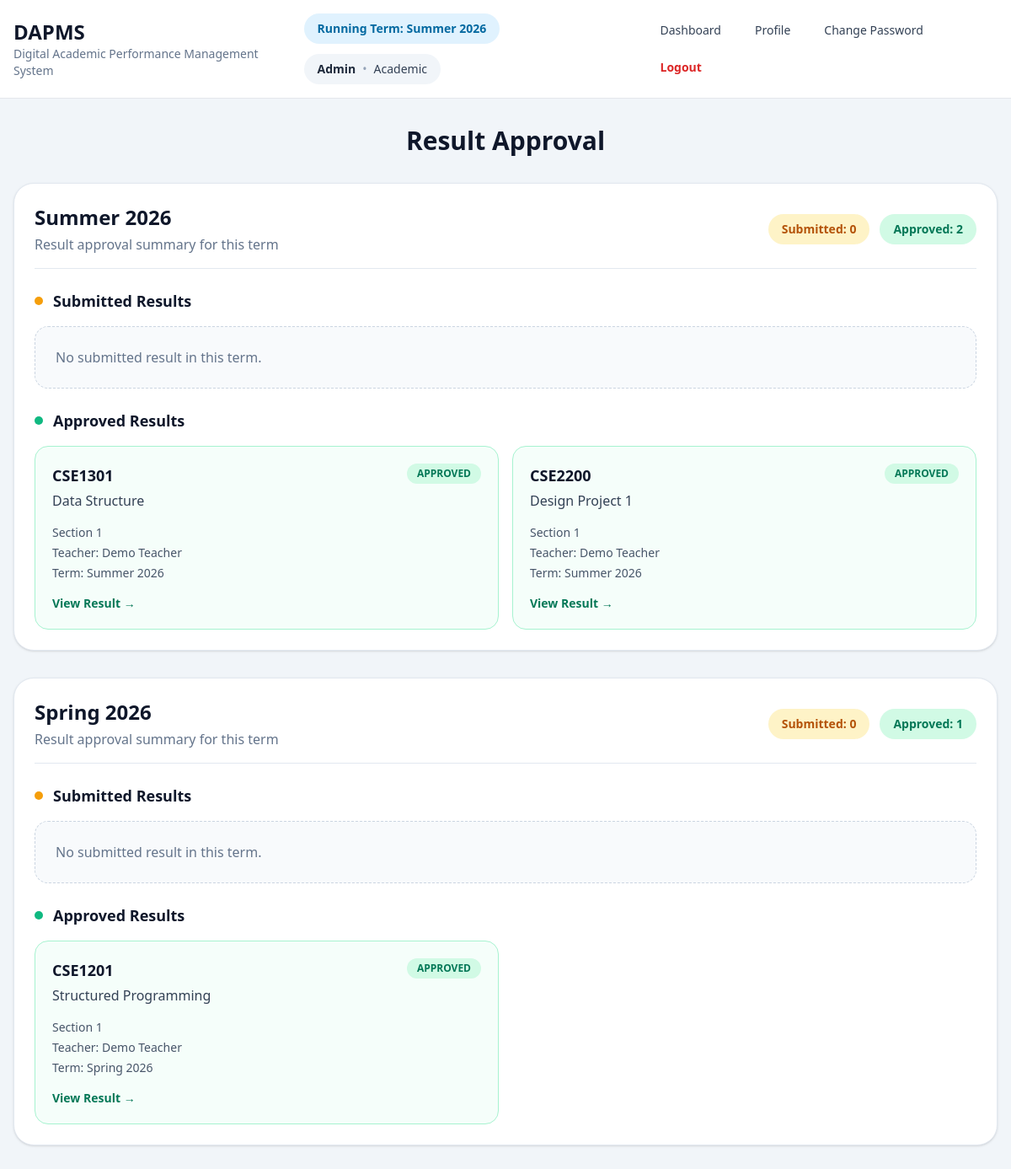
The page /admin/results (signed in) on the database as committed earlier.
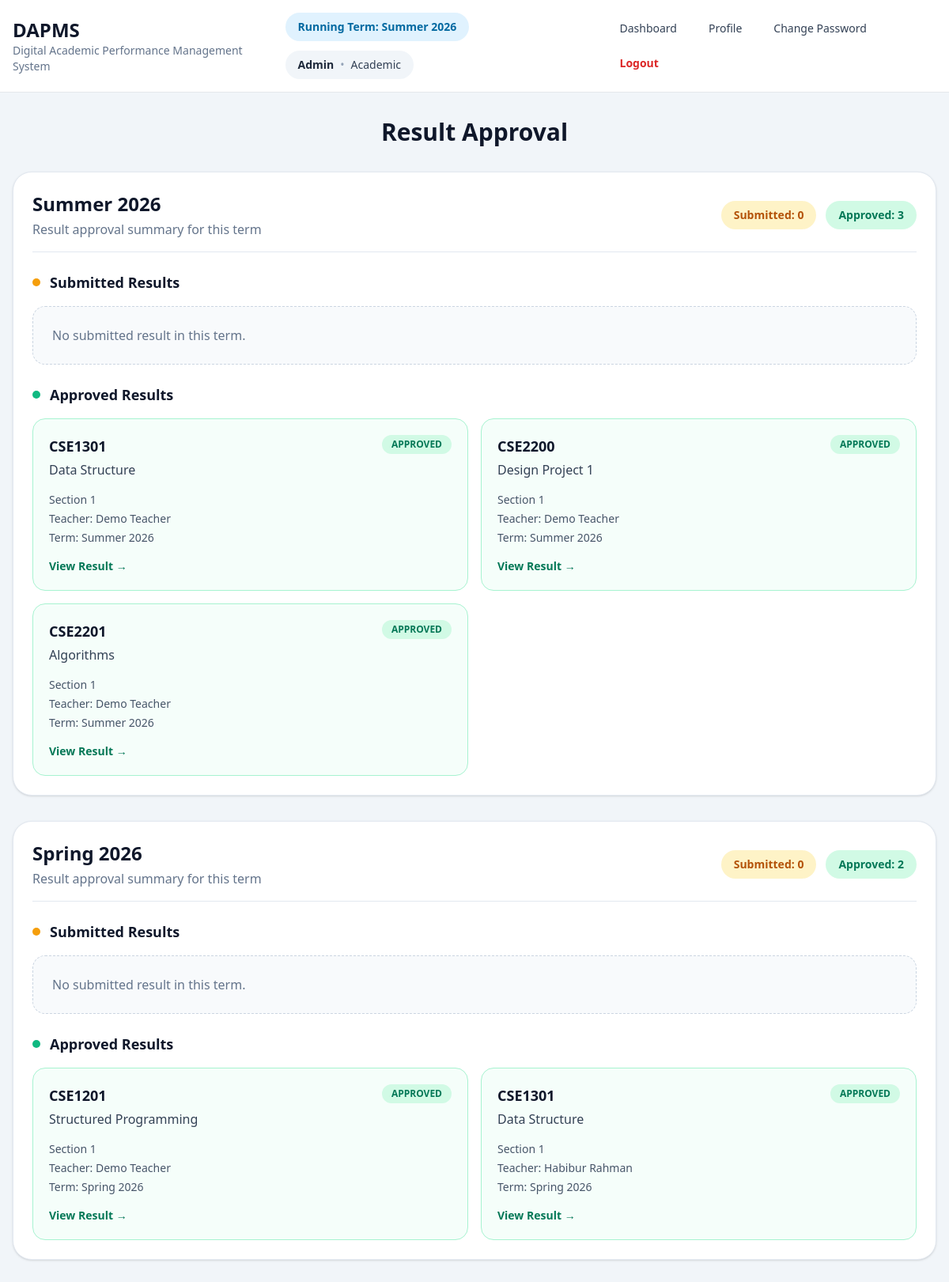
The same page on the database as committed later.
### tables this page shows
CREATE TABLE terms(
            id INTEGER PRIMARY KEY AUTOINCREMENT,
            name TEXT NOT NULL,
            start_date TEXT NOT NULL,
            end_date TEXT NOT NULL,
            status TEXT NOT NULL DEFAULT 'running'
        , semester TEXT, year INTEGER);

CREATE TABLE sections(
            id INTEGER PRIMARY KEY AUTOINCREMENT,
            section_no TEXT NOT NULL,
            room_no TEXT NOT NULL,
            schedule TEXT NOT NULL,
            term_id INTEGER NOT NULL,
            course_id INTEGER NOT NULL,
            teacher_user_id INTEGER NOT NULL,
            UNIQUE(term_id, course_id, section_no),
            FOREIGN KEY(term_id) REFERENCES terms(id) ON DELETE CASCADE,
            FOREIGN KEY(course_id) REFERENCES courses(id) ON DELETE CASCADE,
            FOREIGN KEY(teacher_user_id) REFERENCES users(id) ON DELETE CASCADE
        );

### app/routes/admin.py (the view)
@bp.route('/results')
@role_required('admin')
def results():
    return render_template('admin/results.html', rows=_manager().pending_result_sections())

### app/core/security.py (called while the page is built)
def load_user():
    user_id = session.get('user_id')
    if not user_id:
        g.user = None
        return
    g.user = get_db().execute('SELECT * FROM users WHERE id=?', (user_id,)).fetchone()

def role_required(*roles):
    def decorator(view):
        @wraps(view)
        def wrapped(*args, **kwargs):
            if session.get('role') not in roles:
                return redirect(url_for('auth.login'))
            return view(*args, **kwargs)
        return wrapped
    return decorator

### app/db.py (called while the page is built)
def get_db():
    if 'db' not in g:
        g.db = sqlite3.connect(current_app.config['DATABASE'])
        g.db.row_factory = sqlite3.Row
        g.db.execute('PRAGMA foreign_keys = ON')
    return g.db

### app/routes/admin.py (called while the page is built)
def _manager() -> AdminManager:
    return AdminManager(get_db())

### app/routes/auth.py (called while the page is built)
@bp.before_app_request
def before():
    load_user()

### app/templates/admin/results.html
{% extends 'layout.html' %}
{% block content %}
<div class="space-y-8">
    <center> <h2 class="text-3xl font-bold">Result Approval</h2></center>
  {% set term_names = rows | map(attribute='term_name') | list | unique | list %}
  {% if rows %}
    {% for term_name in term_names %}
      {% set term_rows = rows | selectattr('term_name', 'equalto', term_name) | list %}
      {% set submitted_rows = term_rows | selectattr('status', 'equalto', 'submitted') | list %}
      {% set approved_rows = term_rows | selectattr('status', 'equalto', 'approved') | list %}
      <div class="bg-white rounded-3xl shadow border border-slate-200 p-6 space-y-6">
        <div class="flex flex-col lg:flex-row lg:items-center lg:justify-between gap-3 border-b border-slate-200 pb-4">
          <div>
            <h3 class="text-2xl font-bold text-slate-900">{{ term_name }}</h3>
            <p class="text-slate-500 mt-1">Result approval summary for this term</p>
          </div>
          <div class="flex flex-wrap gap-3 text-sm">
            <span class="px-4 py-2 rounded-full bg-amber-100 text-amber-700 font-semibold">
              Submitted: {{ submitted_rows|length }}
            </span>
            <span class="px-4 py-2 rounded-full bg-emerald-100 text-emerald-700 font-semibold">
              Approved: {{ approved_rows|length }}
            </span>
          </div>
        </div>
        <div class="space-y-4">
          <div class="flex items-center gap-3">
            <div class="w-2.5 h-2.5 rounded-full bg-amber-500"></div>
            <h4 class="text-lg font-bold text-slate-900">Submitted Results</h4>
          </div>
          {% if submitted_rows %}
            <div class="grid md:grid-cols-2 xl:grid-cols-3 gap-4">
              {% for r in submitted_rows %}
                <a href="{{ url_for('admin.result_detail', section_id=r['id']) }}"
                   class="block rounded-2xl border border-amber-200 bg-amber-50/50 p-5 hover:border-amber-300 hover:bg-amber-50 transition">
                  <div class="flex items-start justify-between gap-4">
                    <div>
                      <div class="font-bold text-slate-900 text-lg">{{ r['course_code'] }}</div>
                      <div class="text-slate-700 font-medium mt-1">{{ r['title'] }}</div>
                    </div>
                    <span class="px-3 py-1 rounded-full bg-amber-100 text-amber-700 text-xs font-bold uppercase">
                      Submitted
                    </span>
                  </div>
                  <div class="mt-4 space-y-1 text-sm text-slate-600">
                    <div>Section {{ r['section_no'] }}</div>
                    <div>Teacher: {{ r['teacher_name'] }}</div>
                    <div>Term: {{ r['term_name'] }}</div>
                  </div>
                  <div class="mt-4 text-sky-700 text-sm font-semibold">
                    Review Result →
                  </div>
                </a>
              {% endfor %}
            </div>
          {% else %}
            <div class="rounded-2xl border border-dashed border-slate-300 p-6 text-slate-500 bg-slate-50">
              No submitted result in this term.
            </div>
          {% endif %}
        </div>
        <div class="space-y-4">
          <div class="flex items-center gap-3">
            <div class="w-2.5 h-2.5 rounded-full bg-emerald-500"></div>
            <h4 class="text-lg font-bold text-slate-900">Approved Results</h4>
          </div>
          {% if approved_rows %}
            <div class="grid md:grid-cols-2 xl:grid-cols-3 gap-4">
              {% for r in approved_rows %}
                <a href="{{ url_for('admin.result_detail', section_id=r['id']) }}"
                   class="block rounded-2xl border border-emerald-200 bg-emerald-50/50 p-5 hover:border-emerald-300 hover:bg-emerald-50 transition">
                  <div class="flex items-start justify-between gap-4">
                    <div>
                      <div class="font-bold text-slate-900 text-lg">{{ r['course_code'] }}</div>
                      <div class="text-slate-700 font-medium mt-1">{{ r['title'] }}</div>
                    </div>
                    <span class="px-3 py-1 rounded-full bg-emerald-100 text-emerald-700 text-xs font-bold uppercase">
                      Approved
                    </span>
                  </div>
                  <div class="mt-4 space-y-1 text-sm text-slate-600">
                    <div>Section {{ r['section_no'] }}</div>
                    <div>Teacher: {{ r['teacher_name'] or 'Not assigned' }}</div>
                    <div>Term: {{ r['term_name'] }}</div>
                  </div>
                  <div class="mt-4 text-emerald-700 text-sm font-semibold">
                    View Result →
                  </div>
                </a>
              {% endfor %}
            </div>
          {% else %}
            <div class="rounded-2xl border border-dashed border-slate-300 p-6 text-slate-500 bg-slate-50">
              No approved result in this term.
            </div>
          {% endif %}
        </div>
      </div>
    {% endfor %}
  {% else %}
    <div class="bg-white rounded-3xl shadow border border-slate-200 p-10 text-center">
      <div class="text-slate-500 text-lg">No result submission yet.</div>
    </div>
  {% endif %}
</div>
{% endblock %}

### app/templates/layout.html (shortened to what this page needs)
<!DOCTYPE html>
<html>
<head>
  <script src="https://cdn.tailwindcss.com"></script>
</head>
<body class="bg-slate-100 text-slate-900 min-h-screen">
  <nav class="bg-white border-b sticky top-0 z-20">
    <div class="max-w-7xl mx-auto px-4 py-4 flex justify-between items-center gap-4">
      <div>
        <h1 class="text-2xl font-bold">DAPMS</h1>
        <p class="text-sm text-slate-500">Digital Academic Performance Management System</p>
      </div>
     <div class="flex flex-col lg:flex-row lg:items-center lg:justify-between gap-4">
  <div class="flex flex-wrap items-center gap-3">
    {% if current_term %}
      <span class="inline-flex items-center px-4 py-2 rounded-full bg-sky-100 text-sky-700 text-sm font-semibold">
        Running Term: {{ current_term['name'] }}
      </span>
    {% endif %}
    {% if current_user %}
      <div class="inline-flex items-center px-4 py-2 rounded-full bg-slate-100 text-slate-700 text-sm">
        <span class="font-semibold text-slate-800">{{ current_user['name'] }}</span>
        {% if current_user['department'] %}
          <span class="mx-2 text-slate-400">•</span>
          <span>{{ current_user['department'] }}</span>
        {% endif %}
      </div>
    {% endif %}
  </div>
  <div class="flex flex-wrap items-center gap-2">
    {% if session.get('role') == 'admin' %}
      <a href="{{ url_for('admin.dashboard') }}"
         class="px-4 py-2 rounded-xl text-sm font-medium transition
         {% if request.endpoint == 'admin.dashboard' %}
           bg-sky-600 text-white font-bold shadow
         {% else %}
           text-slate-700 hover:bg-slate-100 hover:text-sky-700
         {% endif %}">
        Dashboard
      </a>
    {% endif %}
    {% if session.get('user_id') %}
      <a href="{{ url_for('auth.profile') }}"
         class="px-4 py-2 rounded-xl text-sm font-medium transition
         {% if request.endpoint == 'auth.profile' %}
           bg-sky-600 text-white font-bold shadow
         {% else %}
           text-slate-700 hover:bg-slate-100 hover:text-sky-700
         {% endif %}">
        Profile
      </a>
    {% endif %}
    {% if session.get('user_id') %}
      <a href="{{ url_for('auth.change_password') }}"
         class="px-4 py-2 rounded-xl text-sm font-medium transition
         {% if request.endpoint == 'auth.change_password' %}
           bg-sky-600 text-white font-bold shadow
         {% else %}
           text-slate-700 hover:bg-slate-100 hover:text-sky-700
         {% endif %}">
        Change Password
      </a>
    {% endif %}
    {% if session.get('user_id') %}
      <a href="{{ url_for('auth.logout') }}"
         class="px-4 py-2 rounded-xl text-sm font-semibold text-red-600 hover:bg-red-50 hover:text-red-700 transition">
        Logout
      </a>
    {% else %}
      <a href="{{ url_for('auth.forgot_password') }}"
         class="px-4 py-2 rounded-xl text-sm font-medium text-slate-700 hover:bg-slate-100 hover:text-sky-700 transition">
        Forgot Password
      </a>
    {% endif %}
  </div>
</div>
    </div>
  </nav>
  <div class="max-w-7xl mx-auto px-4 py-8">
    {% block content %}{% endblock %}
  </div>
</body>
</html>

Rows that differ between the two databases and show on the page:
computed for terms "Summer 2026": approved_rows "2" → "3"
added sections: course_code "CSE2201", title "Algorithms", section_no "1", r "Demo Teacher", term_name "Summer 2026", shown under terms "Summer 2026"
computed for terms "Spring 2026": gains sections (course_code "CSE1301", title "Data Structure", section_no "1", r "Habibur Rahman", term_name "Spring 2026"); approved_rows "1" → "2"
